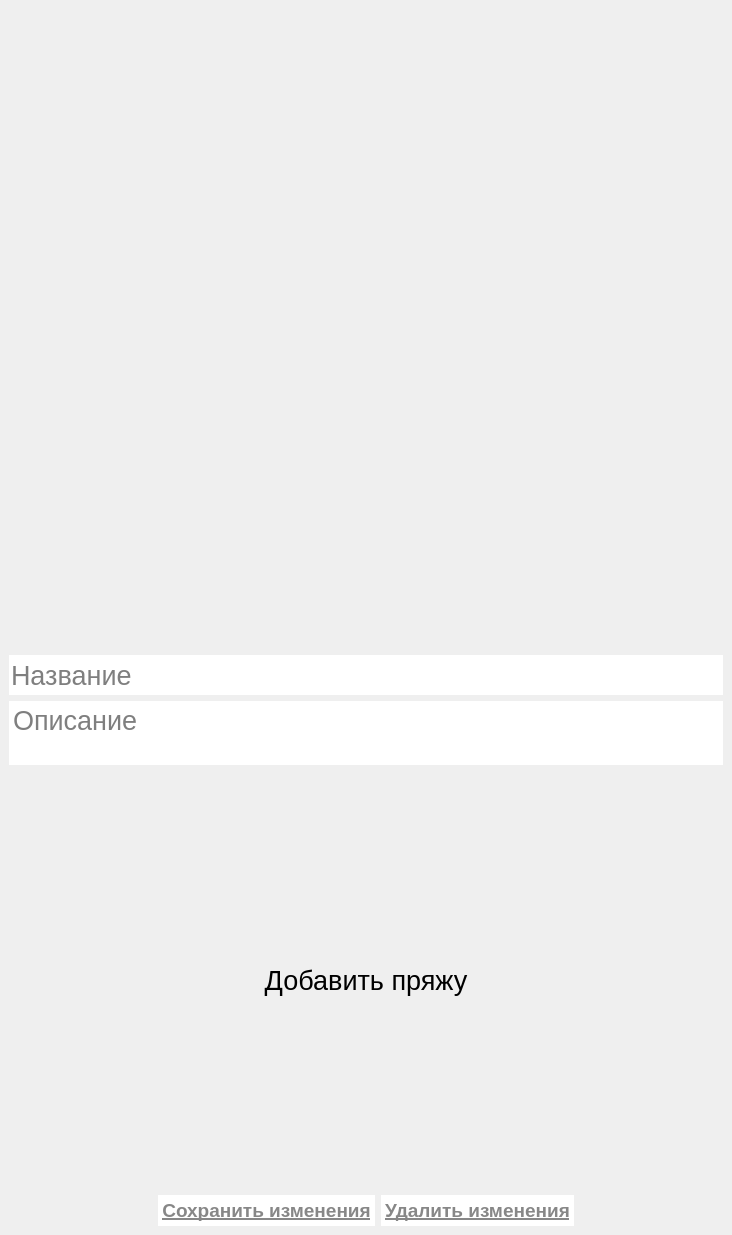
<?xml version="1.0" encoding="UTF-8"?>
<ui version="4.0">
 <class>AddPrj</class>
 <widget class="QMainWindow" name="AddPrj">
  <property name="geometry">
   <rect>
    <x>0</x>
    <y>0</y>
    <width>732</width>
    <height>1235</height>
   </rect>
  </property>
  <property name="windowTitle">
   <string>MainWindow</string>
  </property>
  <widget class="QWidget" name="centralwidget">
   <property name="sizePolicy">
    <sizepolicy hsizetype="Expanding" vsizetype="Expanding">
     <horstretch>0</horstretch>
     <verstretch>0</verstretch>
    </sizepolicy>
   </property>
   <layout class="QVBoxLayout" name="verticalLayout">
    <item>
     <layout class="QVBoxLayout" name="mainlayout">
      <item>
       <layout class="QGridLayout" name="layout1">
        <property name="leftMargin">
         <number>20</number>
        </property>
        <property name="topMargin">
         <number>20</number>
        </property>
        <property name="rightMargin">
         <number>20</number>
        </property>
        <property name="bottomMargin">
         <number>20</number>
        </property>
        <property name="spacing">
         <number>20</number>
        </property>
        <item row="0" column="0" rowspan="6">
         <widget class="QPushButton" name="pic">
          <property name="sizePolicy">
           <sizepolicy hsizetype="Fixed" vsizetype="Fixed">
            <horstretch>0</horstretch>
            <verstretch>0</verstretch>
           </sizepolicy>
          </property>
          <property name="minimumSize">
           <size>
            <width>600</width>
            <height>600</height>
           </size>
          </property>
          <property name="autoFillBackground">
           <bool>true</bool>
          </property>
          <property name="text">
           <string/>
          </property>
          <property name="flat">
           <bool>true</bool>
          </property>
         </widget>
        </item>
       </layout>
      </item>
      <item>
       <spacer name="verticalSpacer_4">
        <property name="orientation">
         <enum>Qt::Vertical</enum>
        </property>
        <property name="sizeHint" stdset="0">
         <size>
          <width>20</width>
          <height>40</height>
         </size>
        </property>
       </spacer>
      </item>
      <item>
       <spacer name="verticalSpacer_5">
        <property name="orientation">
         <enum>Qt::Vertical</enum>
        </property>
        <property name="sizeHint" stdset="0">
         <size>
          <width>20</width>
          <height>40</height>
         </size>
        </property>
       </spacer>
      </item>
      <item>
       <widget class="QLineEdit" name="name">
        <property name="sizePolicy">
         <sizepolicy hsizetype="Expanding" vsizetype="Fixed">
          <horstretch>0</horstretch>
          <verstretch>0</verstretch>
         </sizepolicy>
        </property>
        <property name="minimumSize">
         <size>
          <width>0</width>
          <height>40</height>
         </size>
        </property>
        <property name="font">
         <font>
          <family>Segoe UI</family>
          <pointsize>20</pointsize>
         </font>
        </property>
        <property name="autoFillBackground">
         <bool>false</bool>
        </property>
        <property name="styleSheet">
         <string notr="true">border: 0px;</string>
        </property>
        <property name="placeholderText">
         <string>Название</string>
        </property>
       </widget>
      </item>
      <item>
       <widget class="QTextBrowser" name="desc">
        <property name="sizePolicy">
         <sizepolicy hsizetype="Expanding" vsizetype="Expanding">
          <horstretch>0</horstretch>
          <verstretch>0</verstretch>
         </sizepolicy>
        </property>
        <property name="minimumSize">
         <size>
          <width>0</width>
          <height>40</height>
         </size>
        </property>
        <property name="font">
         <font>
          <family>Segoe UI</family>
          <pointsize>20</pointsize>
         </font>
        </property>
        <property name="autoFillBackground">
         <bool>false</bool>
        </property>
        <property name="styleSheet">
         <string notr="true"/>
        </property>
        <property name="frameShape">
         <enum>QFrame::NoFrame</enum>
        </property>
        <property name="readOnly">
         <bool>false</bool>
        </property>
        <property name="placeholderText">
         <string>Описание</string>
        </property>
       </widget>
      </item>
      <item>
       <spacer name="verticalSpacer">
        <property name="orientation">
         <enum>Qt::Vertical</enum>
        </property>
        <property name="sizeHint" stdset="0">
         <size>
          <width>20</width>
          <height>40</height>
         </size>
        </property>
       </spacer>
      </item>
      <item>
       <layout class="QHBoxLayout" name="horizontalLayout">
        <item>
         <widget class="QWidget" name="yarnwid" native="true">
          <property name="autoFillBackground">
           <bool>true</bool>
          </property>
          <property name="styleSheet">
           <string notr="true">boder: 0px;</string>
          </property>
          <layout class="QHBoxLayout" name="horizontalLayout_2">
           <item>
            <widget class="QPushButton" name="addyarn">
             <property name="minimumSize">
              <size>
               <width>0</width>
               <height>400</height>
              </size>
             </property>
             <property name="palette">
              <palette>
               <active>
                <colorrole role="Button">
                 <brush brushstyle="SolidPattern">
                  <color alpha="255">
                   <red>255</red>
                   <green>255</green>
                   <blue>255</blue>
                  </color>
                 </brush>
                </colorrole>
               </active>
               <inactive>
                <colorrole role="Button">
                 <brush brushstyle="SolidPattern">
                  <color alpha="255">
                   <red>255</red>
                   <green>255</green>
                   <blue>255</blue>
                  </color>
                 </brush>
                </colorrole>
               </inactive>
               <disabled>
                <colorrole role="Button">
                 <brush brushstyle="SolidPattern">
                  <color alpha="255">
                   <red>255</red>
                   <green>255</green>
                   <blue>255</blue>
                  </color>
                 </brush>
                </colorrole>
               </disabled>
              </palette>
             </property>
             <property name="font">
              <font>
               <family>Segoe UI</family>
               <pointsize>20</pointsize>
              </font>
             </property>
             <property name="autoFillBackground">
              <bool>false</bool>
             </property>
             <property name="styleSheet">
              <string notr="true">border: 0px;</string>
             </property>
             <property name="text">
              <string>Добавить пряжу</string>
             </property>
            </widget>
           </item>
          </layout>
         </widget>
        </item>
       </layout>
      </item>
      <item>
       <spacer name="verticalSpacer_2">
        <property name="orientation">
         <enum>Qt::Vertical</enum>
        </property>
        <property name="sizeHint" stdset="0">
         <size>
          <width>20</width>
          <height>40</height>
         </size>
        </property>
       </spacer>
      </item>
      <item>
       <layout class="QGridLayout" name="layout3"/>
      </item>
      <item>
       <spacer name="verticalSpacer_3">
        <property name="orientation">
         <enum>Qt::Vertical</enum>
        </property>
        <property name="sizeHint" stdset="0">
         <size>
          <width>20</width>
          <height>40</height>
         </size>
        </property>
       </spacer>
      </item>
      <item>
       <layout class="QHBoxLayout" name="button_box">
        <item>
         <spacer name="horizontalSpacer_2">
          <property name="orientation">
           <enum>Qt::Horizontal</enum>
          </property>
          <property name="sizeHint" stdset="0">
           <size>
            <width>40</width>
            <height>20</height>
           </size>
          </property>
         </spacer>
        </item>
        <item>
         <widget class="QPushButton" name="back">
          <property name="palette">
           <palette>
            <active>
             <colorrole role="Button">
              <brush brushstyle="SolidPattern">
               <color alpha="255">
                <red>255</red>
                <green>255</green>
                <blue>255</blue>
               </color>
              </brush>
             </colorrole>
             <colorrole role="ButtonText">
              <brush brushstyle="SolidPattern">
               <color alpha="255">
                <red>135</red>
                <green>135</green>
                <blue>135</blue>
               </color>
              </brush>
             </colorrole>
            </active>
            <inactive>
             <colorrole role="Button">
              <brush brushstyle="SolidPattern">
               <color alpha="255">
                <red>255</red>
                <green>255</green>
                <blue>255</blue>
               </color>
              </brush>
             </colorrole>
             <colorrole role="ButtonText">
              <brush brushstyle="SolidPattern">
               <color alpha="255">
                <red>135</red>
                <green>135</green>
                <blue>135</blue>
               </color>
              </brush>
             </colorrole>
            </inactive>
            <disabled>
             <colorrole role="Button">
              <brush brushstyle="SolidPattern">
               <color alpha="255">
                <red>255</red>
                <green>255</green>
                <blue>255</blue>
               </color>
              </brush>
             </colorrole>
             <colorrole role="ButtonText">
              <brush brushstyle="SolidPattern">
               <color alpha="255">
                <red>120</red>
                <green>120</green>
                <blue>120</blue>
               </color>
              </brush>
             </colorrole>
            </disabled>
           </palette>
          </property>
          <property name="font">
           <font>
            <family>Segoe UI</family>
            <pointsize>14</pointsize>
            <weight>75</weight>
            <bold>true</bold>
            <underline>true</underline>
           </font>
          </property>
          <property name="autoFillBackground">
           <bool>true</bool>
          </property>
          <property name="text">
           <string>Сохранить изменения</string>
          </property>
          <property name="flat">
           <bool>true</bool>
          </property>
         </widget>
        </item>
        <item>
         <widget class="QPushButton" name="del">
          <property name="palette">
           <palette>
            <active>
             <colorrole role="Button">
              <brush brushstyle="SolidPattern">
               <color alpha="255">
                <red>255</red>
                <green>255</green>
                <blue>255</blue>
               </color>
              </brush>
             </colorrole>
             <colorrole role="ButtonText">
              <brush brushstyle="SolidPattern">
               <color alpha="255">
                <red>135</red>
                <green>135</green>
                <blue>135</blue>
               </color>
              </brush>
             </colorrole>
            </active>
            <inactive>
             <colorrole role="Button">
              <brush brushstyle="SolidPattern">
               <color alpha="255">
                <red>255</red>
                <green>255</green>
                <blue>255</blue>
               </color>
              </brush>
             </colorrole>
             <colorrole role="ButtonText">
              <brush brushstyle="SolidPattern">
               <color alpha="255">
                <red>135</red>
                <green>135</green>
                <blue>135</blue>
               </color>
              </brush>
             </colorrole>
            </inactive>
            <disabled>
             <colorrole role="Button">
              <brush brushstyle="SolidPattern">
               <color alpha="255">
                <red>255</red>
                <green>255</green>
                <blue>255</blue>
               </color>
              </brush>
             </colorrole>
             <colorrole role="ButtonText">
              <brush brushstyle="SolidPattern">
               <color alpha="255">
                <red>120</red>
                <green>120</green>
                <blue>120</blue>
               </color>
              </brush>
             </colorrole>
            </disabled>
           </palette>
          </property>
          <property name="font">
           <font>
            <family>Segoe UI</family>
            <pointsize>14</pointsize>
            <weight>75</weight>
            <bold>true</bold>
            <underline>true</underline>
           </font>
          </property>
          <property name="autoFillBackground">
           <bool>true</bool>
          </property>
          <property name="text">
           <string>Удалить изменения</string>
          </property>
          <property name="flat">
           <bool>true</bool>
          </property>
         </widget>
        </item>
        <item>
         <spacer name="horizontalSpacer">
          <property name="orientation">
           <enum>Qt::Horizontal</enum>
          </property>
          <property name="sizeHint" stdset="0">
           <size>
            <width>40</width>
            <height>20</height>
           </size>
          </property>
         </spacer>
        </item>
       </layout>
      </item>
     </layout>
    </item>
   </layout>
  </widget>
 </widget>
 <resources/>
 <connections/>
</ui>
